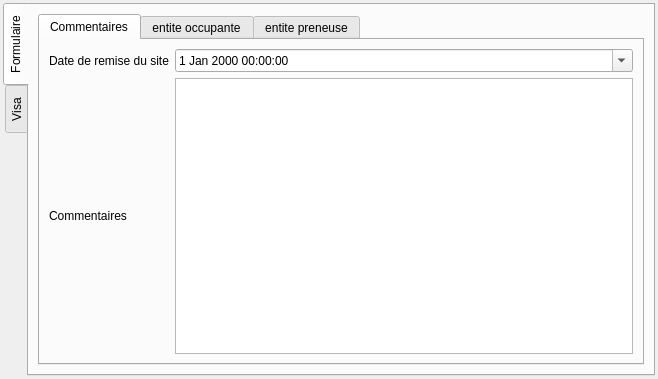
<?xml version="1.0" encoding="UTF-8"?>
<ui version="4.0">
 <class>Form</class>
 <widget class="QWidget" name="Form">
  <property name="geometry">
   <rect>
    <x>0</x>
    <y>0</y>
    <width>658</width>
    <height>379</height>
   </rect>
  </property>
  <property name="contextMenuPolicy">
   <enum>Qt::PreventContextMenu</enum>
  </property>
  <property name="windowTitle">
   <string>Form</string>
  </property>
  <layout class="QVBoxLayout" name="verticalLayout_20">
   <property name="leftMargin">
    <number>3</number>
   </property>
   <property name="topMargin">
    <number>3</number>
   </property>
   <property name="rightMargin">
    <number>3</number>
   </property>
   <property name="bottomMargin">
    <number>3</number>
   </property>
   <item>
    <widget class="QTabWidget" name="tabWidget_formvisa">
     <property name="tabPosition">
      <enum>QTabWidget::West</enum>
     </property>
     <property name="currentIndex">
      <number>0</number>
     </property>
     <widget class="QWidget" name="tab_15">
      <attribute name="title">
       <string>Formulaire</string>
      </attribute>
      <layout class="QVBoxLayout" name="verticalLayout_18">
       <property name="leftMargin">
        <number>0</number>
       </property>
       <property name="topMargin">
        <number>0</number>
       </property>
       <property name="rightMargin">
        <number>0</number>
       </property>
       <property name="bottomMargin">
        <number>0</number>
       </property>
       <item>
        <widget class="QStackedWidget" name="stackedWidget_2">
         <property name="currentIndex">
          <number>5</number>
         </property>
         <widget class="QWidget" name="NCA">
          <layout class="QVBoxLayout" name="verticalLayout_3">
           <item>
            <widget class="QTabWidget" name="tabWidget">
             <property name="currentIndex">
              <number>0</number>
             </property>
             <widget class="QWidget" name="tab">
              <attribute name="title">
               <string>Description</string>
              </attribute>
              <layout class="QVBoxLayout" name="verticalLayout_24">
               <item>
                <widget class="QGroupBox" name="groupBox_3">
                 <property name="title">
                  <string>Catégorie</string>
                 </property>
                 <layout class="QVBoxLayout" name="verticalLayout_11">
                  <item>
                   <widget class="QComboBox" name="comboBox_ncathcategorie"/>
                  </item>
                 </layout>
                </widget>
               </item>
               <item>
                <widget class="QTextBrowser" name="textBrowser_ncadescription">
                 <property name="readOnly">
                  <bool>false</bool>
                 </property>
                </widget>
               </item>
              </layout>
             </widget>
             <widget class="QWidget" name="tab_3">
              <attribute name="title">
               <string>Thèmes</string>
              </attribute>
              <layout class="QVBoxLayout" name="verticalLayout_10">
               <item>
                <widget class="QGroupBox" name="groupBox_2">
                 <property name="title">
                  <string>Thèmes concernés</string>
                 </property>
                 <layout class="QGridLayout" name="gridLayout_5">
                  <item row="0" column="1">
                   <widget class="QCheckBox" name="checkBox_ncathsecurite">
                    <property name="text">
                     <string>Sécurité</string>
                    </property>
                   </widget>
                  </item>
                  <item row="0" column="0">
                   <widget class="QCheckBox" name="checkBox_ncathqualite">
                    <property name="text">
                     <string>Qualité</string>
                    </property>
                   </widget>
                  </item>
                  <item row="0" column="2">
                   <widget class="QCheckBox" name="checkBox_ncathenvironnement">
                    <property name="text">
                     <string>Environnement</string>
                    </property>
                   </widget>
                  </item>
                  <item row="1" column="0">
                   <widget class="QCheckBox" name="checkBox_ncathouvrage">
                    <property name="text">
                     <string>Ouvrage</string>
                    </property>
                   </widget>
                  </item>
                  <item row="1" column="1">
                   <widget class="QCheckBox" name="checkBox_ncathsystem">
                    <property name="text">
                     <string>Système</string>
                    </property>
                   </widget>
                  </item>
                  <item row="1" column="2">
                   <widget class="QCheckBox" name="checkBox_ncathreglementaire">
                    <property name="text">
                     <string>Réglementaire</string>
                    </property>
                   </widget>
                  </item>
                  <item row="2" column="1" colspan="2">
                   <widget class="QTextBrowser" name="textBrowser_ncathcommentaire">
                    <property name="readOnly">
                     <bool>false</bool>
                    </property>
                   </widget>
                  </item>
                  <item row="2" column="0">
                   <widget class="QLabel" name="label_10">
                    <property name="text">
                     <string>Observation / autre</string>
                    </property>
                   </widget>
                  </item>
                 </layout>
                </widget>
               </item>
              </layout>
             </widget>
             <widget class="QWidget" name="tab_4">
              <attribute name="title">
               <string>Processus</string>
              </attribute>
              <layout class="QGridLayout" name="gridLayout_7">
               <item row="0" column="0">
                <widget class="QTextBrowser" name="textBrowser_ncaprocessus">
                 <property name="readOnly">
                  <bool>false</bool>
                 </property>
                </widget>
               </item>
              </layout>
             </widget>
             <widget class="QWidget" name="tab_5">
              <attribute name="title">
               <string>Cause</string>
              </attribute>
              <layout class="QVBoxLayout" name="verticalLayout_12">
               <item>
                <widget class="QTextBrowser" name="textBrowser_ncacause">
                 <property name="readOnly">
                  <bool>false</bool>
                 </property>
                </widget>
               </item>
              </layout>
             </widget>
            </widget>
           </item>
          </layout>
         </widget>
         <widget class="QWidget" name="NCB">
          <layout class="QVBoxLayout" name="verticalLayout_4">
           <item>
            <widget class="QTabWidget" name="tabWidget_propo">
             <property name="currentIndex">
              <number>0</number>
             </property>
             <widget class="QWidget" name="tab_8">
              <attribute name="title">
               <string>Proposition</string>
              </attribute>
              <layout class="QVBoxLayout" name="verticalLayout_5"/>
             </widget>
             <widget class="QWidget" name="tab_9">
              <attribute name="title">
               <string>Avis</string>
              </attribute>
              <layout class="QGridLayout" name="gridLayout_10">
               <item row="4" column="1">
                <widget class="QFrame" name="frame_choisresp">
                 <property name="frameShape">
                  <enum>QFrame::StyledPanel</enum>
                 </property>
                 <property name="frameShadow">
                  <enum>QFrame::Raised</enum>
                 </property>
                 <layout class="QVBoxLayout" name="verticalLayout_15"/>
                </widget>
               </item>
               <item row="2" column="1">
                <widget class="QDateEdit" name="dateEdit_datecible">
                 <property name="calendarPopup">
                  <bool>true</bool>
                 </property>
                </widget>
               </item>
               <item row="0" column="0">
                <widget class="QLabel" name="label_11">
                 <property name="text">
                  <string>Acceptation MOE</string>
                 </property>
                </widget>
               </item>
               <item row="2" column="0">
                <widget class="QLabel" name="label_12">
                 <property name="text">
                  <string>Date cible</string>
                 </property>
                </widget>
               </item>
               <item row="6" column="0">
                <widget class="QLabel" name="label_13">
                 <property name="text">
                  <string>Observation</string>
                 </property>
                </widget>
               </item>
               <item row="4" column="0">
                <widget class="QLabel" name="label_14">
                 <property name="text">
                  <string>Responsable</string>
                 </property>
                </widget>
               </item>
               <item row="0" column="1">
                <widget class="QComboBox" name="comboBox_acceptation"/>
               </item>
               <item row="6" column="1">
                <widget class="QTextBrowser" name="textBrowser_ncbobs">
                 <property name="readOnly">
                  <bool>false</bool>
                 </property>
                </widget>
               </item>
              </layout>
             </widget>
            </widget>
           </item>
          </layout>
         </widget>
         <widget class="QWidget" name="NCC">
          <layout class="QGridLayout" name="gridLayout_9">
           <item row="0" column="1">
            <widget class="QComboBox" name="comboBox_etatverif"/>
           </item>
           <item row="1" column="0">
            <widget class="QLabel" name="label_17">
             <property name="text">
              <string>Date vérif</string>
             </property>
            </widget>
           </item>
           <item row="2" column="0">
            <widget class="QLabel" name="label_16">
             <property name="text">
              <string>Observation</string>
             </property>
            </widget>
           </item>
           <item row="2" column="1">
            <widget class="QTextBrowser" name="textBrowser_etatverif">
             <property name="readOnly">
              <bool>false</bool>
             </property>
            </widget>
           </item>
           <item row="0" column="0">
            <widget class="QLabel" name="label_15">
             <property name="text">
              <string>Etat</string>
             </property>
            </widget>
           </item>
           <item row="1" column="1">
            <widget class="QDateEdit" name="dateEdit_etatverif">
             <property name="calendarPopup">
              <bool>true</bool>
             </property>
            </widget>
           </item>
          </layout>
         </widget>
         <widget class="QWidget" name="NCD">
          <layout class="QGridLayout" name="gridLayout_8">
           <item row="0" column="0">
            <widget class="QLabel" name="label_18">
             <property name="text">
              <string>Levée de reserve</string>
             </property>
            </widget>
           </item>
           <item row="0" column="1">
            <widget class="QComboBox" name="comboBox_leveres"/>
           </item>
           <item row="1" column="0">
            <widget class="QLabel" name="label_19">
             <property name="text">
              <string>Observation</string>
             </property>
            </widget>
           </item>
           <item row="1" column="1">
            <widget class="QTextBrowser" name="textBrowser_leveres">
             <property name="readOnly">
              <bool>false</bool>
             </property>
            </widget>
           </item>
          </layout>
         </widget>
         <widget class="QWidget" name="NCE">
          <layout class="QGridLayout" name="gridLayout_11">
           <item row="0" column="0">
            <widget class="QLabel" name="label_20">
             <property name="text">
              <string>Action corrective ?</string>
             </property>
            </widget>
           </item>
           <item row="0" column="1">
            <widget class="QComboBox" name="comboBox_actioncorr"/>
           </item>
           <item row="1" column="0">
            <widget class="QLabel" name="label_21">
             <property name="text">
              <string>Commentaire</string>
             </property>
            </widget>
           </item>
           <item row="1" column="1">
            <widget class="QTextBrowser" name="textBrowser_actioncorr">
             <property name="readOnly">
              <bool>false</bool>
             </property>
            </widget>
           </item>
          </layout>
         </widget>
         <widget class="QWidget" name="PVA">
          <layout class="QVBoxLayout" name="verticalLayout">
           <item>
            <widget class="QTabWidget" name="tabWidget_pvmisedispo">
             <property name="currentIndex">
              <number>0</number>
             </property>
             <widget class="QWidget" name="tab_17">
              <attribute name="title">
               <string>Commentaires</string>
              </attribute>
              <layout class="QGridLayout" name="gridLayout_13">
               <item row="0" column="0">
                <widget class="QLabel" name="label_22">
                 <property name="text">
                  <string>Date de remise du site</string>
                 </property>
                </widget>
               </item>
               <item row="1" column="0">
                <widget class="QLabel" name="label_23">
                 <property name="text">
                  <string>Commentaires</string>
                 </property>
                </widget>
               </item>
               <item row="1" column="1">
                <widget class="QTextBrowser" name="textBrowser_pva">
                 <property name="readOnly">
                  <bool>false</bool>
                 </property>
                </widget>
               </item>
               <item row="0" column="1">
                <widget class="QDateTimeEdit" name="dateTimeEdit_pva">
                 <property name="calendarPopup">
                  <bool>true</bool>
                 </property>
                </widget>
               </item>
              </layout>
             </widget>
             <widget class="QWidget" name="tab_7">
              <attribute name="title">
               <string>entite occupante</string>
              </attribute>
              <layout class="QVBoxLayout" name="verticalLayout_23" stretch="1,10">
               <item>
                <widget class="QGroupBox" name="groupBox_10">
                 <property name="title">
                  <string>Marché</string>
                 </property>
                 <layout class="QGridLayout" name="gridLayout_14" columnstretch="1,10">
                  <item row="0" column="0">
                   <widget class="QLabel" name="label_26">
                    <property name="text">
                     <string>n° marche</string>
                    </property>
                   </widget>
                  </item>
                  <item row="0" column="1">
                   <widget class="QFrame" name="frame_entocc_marche">
                    <property name="frameShape">
                     <enum>QFrame::StyledPanel</enum>
                    </property>
                    <property name="frameShadow">
                     <enum>QFrame::Raised</enum>
                    </property>
                    <layout class="QVBoxLayout" name="verticalLayout_13">
                     <property name="leftMargin">
                      <number>0</number>
                     </property>
                     <property name="topMargin">
                      <number>0</number>
                     </property>
                     <property name="rightMargin">
                      <number>0</number>
                     </property>
                     <property name="bottomMargin">
                      <number>0</number>
                     </property>
                    </layout>
                   </widget>
                  </item>
                 </layout>
                </widget>
               </item>
               <item>
                <widget class="QGroupBox" name="groupBox_entocc_sign">
                 <property name="title">
                  <string>Signature</string>
                 </property>
                 <layout class="QVBoxLayout" name="verticalLayout_32"/>
                </widget>
               </item>
              </layout>
             </widget>
             <widget class="QWidget" name="tab_10">
              <attribute name="title">
               <string>entite preneuse</string>
              </attribute>
              <layout class="QVBoxLayout" name="verticalLayout_22" stretch="1,10">
               <item>
                <widget class="QGroupBox" name="groupBox_9">
                 <property name="title">
                  <string>Marché</string>
                 </property>
                 <layout class="QGridLayout" name="gridLayout_6" columnstretch="1,10">
                  <item row="0" column="0">
                   <widget class="QLabel" name="label_24">
                    <property name="text">
                     <string>n° marche</string>
                    </property>
                   </widget>
                  </item>
                  <item row="0" column="1">
                   <widget class="QFrame" name="frame_entpren_marche">
                    <property name="frameShape">
                     <enum>QFrame::StyledPanel</enum>
                    </property>
                    <property name="frameShadow">
                     <enum>QFrame::Raised</enum>
                    </property>
                    <layout class="QVBoxLayout" name="verticalLayout_14">
                     <property name="leftMargin">
                      <number>0</number>
                     </property>
                     <property name="topMargin">
                      <number>0</number>
                     </property>
                     <property name="rightMargin">
                      <number>0</number>
                     </property>
                     <property name="bottomMargin">
                      <number>0</number>
                     </property>
                    </layout>
                   </widget>
                  </item>
                 </layout>
                </widget>
               </item>
               <item>
                <widget class="QGroupBox" name="groupBox_entpren_sign">
                 <property name="title">
                  <string>Signature</string>
                 </property>
                 <layout class="QVBoxLayout" name="verticalLayout_27"/>
                </widget>
               </item>
              </layout>
             </widget>
            </widget>
           </item>
          </layout>
         </widget>
         <widget class="QWidget" name="page_4">
          <layout class="QVBoxLayout" name="verticalLayout_7">
           <item>
            <widget class="QScrollArea" name="scrollArea">
             <property name="widgetResizable">
              <bool>true</bool>
             </property>
             <widget class="QWidget" name="scrollAreaWidgetContents">
              <property name="geometry">
               <rect>
                <x>0</x>
                <y>0</y>
                <width>578</width>
                <height>362</height>
               </rect>
              </property>
              <layout class="QVBoxLayout" name="verticalLayout_8">
               <item>
                <widget class="QFrame" name="frame">
                 <property name="frameShape">
                  <enum>QFrame::StyledPanel</enum>
                 </property>
                 <property name="frameShadow">
                  <enum>QFrame::Raised</enum>
                 </property>
                 <layout class="QGridLayout" name="gridLayout_3">
                  <item row="0" column="0">
                   <widget class="QLabel" name="label">
                    <property name="text">
                     <string>Date</string>
                    </property>
                   </widget>
                  </item>
                  <item row="1" column="0">
                   <widget class="QLabel" name="label_5">
                    <property name="text">
                     <string>Urgence</string>
                    </property>
                   </widget>
                  </item>
                  <item row="1" column="1">
                   <widget class="QComboBox" name="comboBox_urgence"/>
                  </item>
                  <item row="0" column="1">
                   <widget class="QDateTimeEdit" name="dateTimeEdit">
                    <property name="calendarPopup">
                     <bool>true</bool>
                    </property>
                   </widget>
                  </item>
                 </layout>
                </widget>
               </item>
               <item>
                <widget class="QStackedWidget" name="stackedWidget">
                 <property name="currentIndex">
                  <number>0</number>
                 </property>
                 <widget class="QWidget" name="page">
                  <layout class="QGridLayout" name="gridLayout" columnstretch="1,5,1">
                   <item row="5" column="0">
                    <widget class="QLabel" name="label_6">
                     <property name="text">
                      <string>Evolution</string>
                     </property>
                    </widget>
                   </item>
                   <item row="1" column="0">
                    <widget class="QLabel" name="label_2">
                     <property name="text">
                      <string>Nombre</string>
                     </property>
                    </widget>
                   </item>
                   <item row="1" column="1">
                    <widget class="QSpinBox" name="spinBox_nombre">
                     <property name="minimum">
                      <number>-1</number>
                     </property>
                    </widget>
                   </item>
                   <item row="3" column="0">
                    <widget class="QLabel" name="label_7">
                     <property name="text">
                      <string>Commentaire</string>
                     </property>
                    </widget>
                   </item>
                   <item row="1" column="2">
                    <widget class="QToolButton" name="toolButton_calc_nb">
                     <property name="text">
                      <string/>
                     </property>
                     <property name="icon">
                      <iconset>
                       <normaloff>:/plugins/Lamia/icons/numpad.png</normaloff>:/plugins/Lamia/icons/numpad.png</iconset>
                     </property>
                    </widget>
                   </item>
                   <item row="3" column="1" colspan="2">
                    <widget class="QTextEdit" name="textEdit_comm">
                     <property name="sizePolicy">
                      <sizepolicy hsizetype="Expanding" vsizetype="Expanding">
                       <horstretch>0</horstretch>
                       <verstretch>0</verstretch>
                      </sizepolicy>
                     </property>
                     <property name="maximumSize">
                      <size>
                       <width>16777215</width>
                       <height>40</height>
                      </size>
                     </property>
                    </widget>
                   </item>
                   <item row="5" column="1" colspan="2">
                    <widget class="QTextEdit" name="textEdit_evolution">
                     <property name="sizePolicy">
                      <sizepolicy hsizetype="Expanding" vsizetype="Expanding">
                       <horstretch>0</horstretch>
                       <verstretch>0</verstretch>
                      </sizepolicy>
                     </property>
                     <property name="maximumSize">
                      <size>
                       <width>16777215</width>
                       <height>40</height>
                      </size>
                     </property>
                    </widget>
                   </item>
                  </layout>
                 </widget>
                 <widget class="QWidget" name="page_2">
                  <layout class="QGridLayout" name="gridLayout_2">
                   <item row="0" column="0">
                    <widget class="QLabel" name="label_3">
                     <property name="text">
                      <string>NOD</string>
                     </property>
                    </widget>
                   </item>
                   <item row="1" column="1">
                    <spacer name="verticalSpacer_2">
                     <property name="orientation">
                      <enum>Qt::Vertical</enum>
                     </property>
                     <property name="sizeHint" stdset="0">
                      <size>
                       <width>20</width>
                       <height>40</height>
                      </size>
                     </property>
                    </spacer>
                   </item>
                  </layout>
                 </widget>
                 <widget class="QWidget" name="page_3">
                  <layout class="QVBoxLayout" name="verticalLayout_2">
                   <item>
                    <widget class="QLabel" name="label_9">
                     <property name="text">
                      <string>Equip</string>
                     </property>
                    </widget>
                   </item>
                  </layout>
                 </widget>
                </widget>
               </item>
               <item>
                <widget class="QGroupBox" name="groupBox">
                 <property name="title">
                  <string>Suite à donner</string>
                 </property>
                 <layout class="QGridLayout" name="gridLayout_4">
                  <item row="1" column="0">
                   <widget class="QLabel" name="label_8">
                    <property name="text">
                     <string>Commentaire</string>
                    </property>
                   </widget>
                  </item>
                  <item row="0" column="0">
                   <widget class="QLabel" name="label_4">
                    <property name="text">
                     <string>Type de suite</string>
                    </property>
                   </widget>
                  </item>
                  <item row="0" column="1">
                   <widget class="QComboBox" name="comboBox_typesuite"/>
                  </item>
                  <item row="1" column="1">
                   <widget class="QTextEdit" name="textEdit_suite">
                    <property name="sizePolicy">
                     <sizepolicy hsizetype="Expanding" vsizetype="Expanding">
                      <horstretch>0</horstretch>
                      <verstretch>0</verstretch>
                     </sizepolicy>
                    </property>
                    <property name="maximumSize">
                     <size>
                      <width>16777215</width>
                      <height>40</height>
                     </size>
                    </property>
                   </widget>
                  </item>
                 </layout>
                </widget>
               </item>
              </layout>
             </widget>
            </widget>
           </item>
          </layout>
         </widget>
        </widget>
       </item>
      </layout>
     </widget>
     <widget class="QWidget" name="tab_16">
      <attribute name="title">
       <string>Visa</string>
      </attribute>
      <layout class="QVBoxLayout" name="verticalLayout_19"/>
     </widget>
    </widget>
   </item>
  </layout>
 </widget>
 <resources/>
 <connections/>
</ui>
